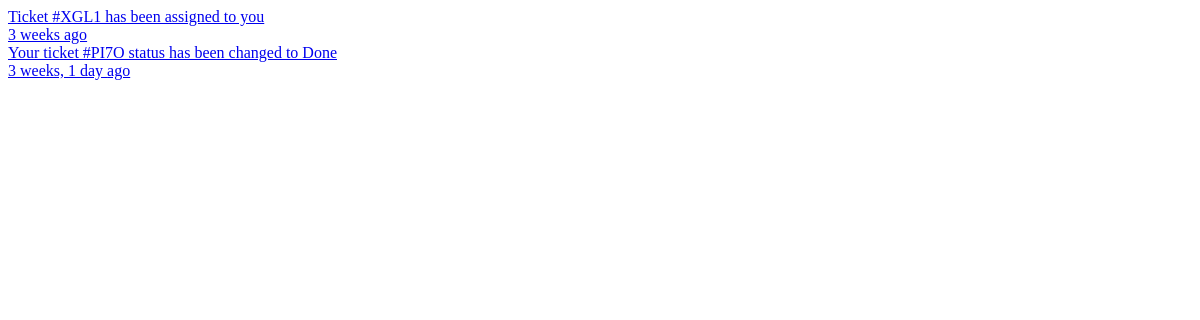
The app's page /notifications/ (signed in), older data.
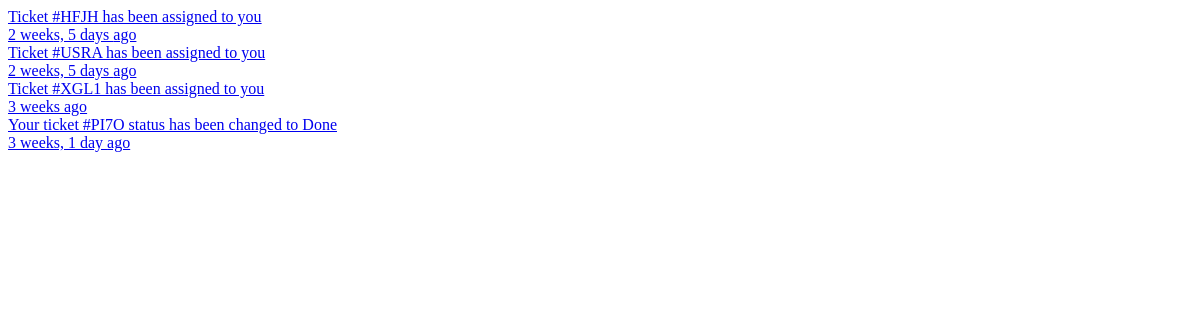
The same page, newer data.
### ticksys/models.py (models this page shows)
class Notification(models.Model):
    user = models.ForeignKey(User, on_delete=models.CASCADE)
    ticket = models.ForeignKey(Ticket, on_delete=models.CASCADE)
    message = models.CharField(max_length=255)
    created_at = models.DateTimeField(auto_now_add=True)
    is_read = models.BooleanField(default=False)
    class Meta:
        ordering = ['-created_at']

### ticksys/views.py (the view)
# urls.py: path('notifications/', views.get_notifications, name='get_notifications'),
def get_notifications(request):
    if request.user.is_authenticated:
        notifications = Notification.objects.filter(
            user=request.user,
            is_read=False
        ).order_by('-created_at')[:5]  # Get 5 most recent unread notifications
        context = {
            'notifications': notifications,
            'unread_count': notifications.count()
        }
        if request.headers.get('X-Requested-With') == 'XMLHttpRequest':
            html = render_to_string('partials/notifications.html', context, request=request)
            return JsonResponse({'html': html, 'count': notifications.count()})
        return render(request, 'partials/notifications.html', context)
    return JsonResponse({'html': '', 'count': 0})

### templates/partials/notifications.html (shortened to what this page needs)
{% for notification in notifications %}
<a href="#" class="list-group-item" onclick="markNotificationRead({{ notification.id }})">
    <div class="row g-0 align-items-center">
        <div class="col-10">
            <div class="text-dark">{{ notification.message }}</div>
            <div class="text-muted small mt-1">{{ notification.created_at|timesince }} ago</div>
        </div>
    </div>
</a>
{% empty %}
<div class="list-group-item">
    <div class="text-center">No new notifications</div>
</div>
{% endfor %}

Row changes from the older to the newer data that the page shows:
added Notification: message "Ticket #HFJH has been assigned to you", created_at "2 weeks, 5 days"
added Notification: message "Ticket #USRA has been assigned to you", created_at "2 weeks, 5 days"
